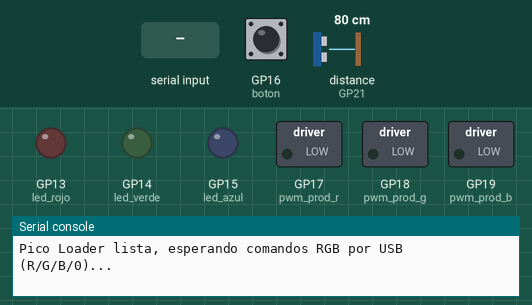
Simulated run of this program. Board: Raspberry Pi Pico running MicroPython. On the bench: switched loads named in the program (green lamp = pin HIGH), output pins drawn as LEDs (lit = HIGH), the last lines printed to the serial console. Dashed ring = blinking. The test bench sets the inputs (shaded band); at power-on: distance to the obstacle (sensor on GP21) 80 cm, GP16 (boton) HIGH. The echo pulse lasts 58.3 µs per cm; pins used as bus, display or sensor lines are not drawn.

Above: at 1.2 s.
1.3 s: distance to the obstacle (sensor on GP21) set to 12 cm
2.8 s: distance to the obstacle (sensor on GP21) set to 9 cm
At 2.99 s:
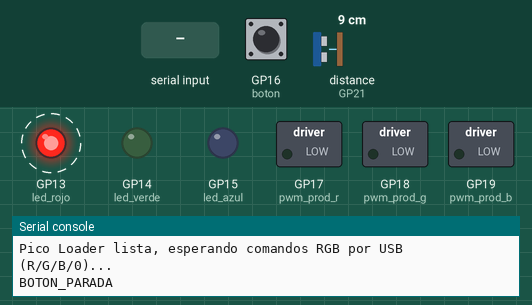
5.8 s: ", " typed at the serial console, then Enter
8.8 s: "PARADA" typed at the serial console, then Enter
11.8 s: "REARME" typed at the serial console, then Enter
At 12.54 s:
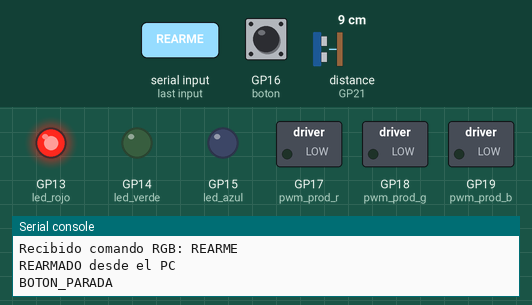
Timing chart, 0 to 15.8 s (numbered marks = the images above; inputs shaded):
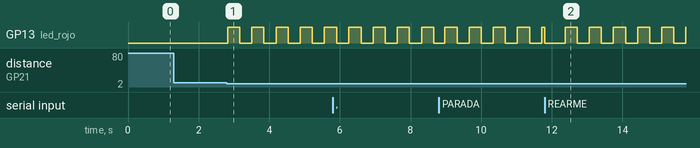

The program:

main.py
```python
# Version: 2026-09-11 20:20 -- Pico del LOADER (USB, sin wifi) + HC-SR04
import machine
import select
import sys
import time

# =====================================================================
# Pico del robot LOADER (sesion 2026-08-30): misma configuracion de LED
# que la Pico W del Sorter (Rasberry_Pi_Pico/main.py), pero esta placa NO
# tiene chip de wifi -- solo el cable USB con el que esta conectada al PC.
# Por eso, en vez de un servidor TCP, lee los comandos directamente del
# propio puerto serie USB (sys.stdin), que es el mismo cable por el que
# habla Thonny -- y para avisar AL PC (boton de parada, ver mas abajo) usa
# ese mismo cable en sentido contrario, con un print().
# =====================================================================
led_rojo = machine.Pin(13, machine.Pin.OUT)
led_verde = machine.Pin(14, machine.Pin.OUT)
led_azul = machine.Pin(15, machine.Pin.OUT)


def apagar_rgb():
    led_rojo.value(0)
    led_verde.value(0)
    led_azul.value(0)


apagar_rgb()

# =====================================================================
# LED "PRODUCTO" (sesion 2026-08-31, LED nuevo de 4 patas): segundo LED
# RGB fisico, independiente del de arriba (que se queda EXACTAMENTE
# igual -- indica "agarre en curso" con solo R/G/B/0). Este otro muestra
# el color del producto que se esta fabricando ahora, y usa PWM en vez
# de on/off para poder mostrar cualquier color (no solo los 3 basicos),
# de cara a productos futuros que no sean R/G/B puros. Pines GP17/18/19
# (sesion 2026-09-01: movidos desde 16/17/18 porque esta placa tiene
# ademas un boton fisico cableado en GP16, ver bloque de abajo).
PWM_FREQ = 1000
pwm_prod_r = machine.PWM(machine.Pin(17))
pwm_prod_g = machine.PWM(machine.Pin(18))
pwm_prod_b = machine.PWM(machine.Pin(19))
for _pwm in (pwm_prod_r, pwm_prod_g, pwm_prod_b):
    _pwm.freq(PWM_FREQ)


def set_led_producto(r, g, b):
    """r/g/b en 0-255, igual que cualquier color RGB de 8 bits por canal."""
    pwm_prod_r.duty_u16(int(max(0, min(255, r)) / 255 * 65535))
    pwm_prod_g.duty_u16(int(max(0, min(255, g)) / 255 * 65535))
    pwm_prod_b.duty_u16(int(max(0, min(255, b)) / 255 * 65535))


set_led_producto(0, 0, 0)

# =====================================================================
# BOTON PULSADOR DE PARADA DE EMERGENCIA (sesion 2026-09-01, segundo
# boton fisico del proyecto -- el otro es el de la Pico W del Sorter, ver
# robotica_panda_boton_parada en la memoria). Mismo cableado y mismo
# comportamiento que ese: un terminal a GPIO16, el otro a GND, pull-up
# interna (reposo=1, pulsado=0). Es una parada GLOBAL: para avisar al PC
# no hay wifi aqui, asi que en vez de abrir un socket se imprime una
# linea centinela por el mismo USB que ya usa el protocolo de comandos --
# led_publisher_usb.py la detecta y publica /emergency_stop, igual que
# button_listener.py hace con el aviso por TCP de la Pico W.
# =====================================================================
boton = machine.Pin(16, machine.Pin.IN, machine.Pin.PULL_UP)

boton_estado_anterior = 1
boton_ultimo_cambio_ms = time.ticks_ms()
DEBOUNCE_MS = 40  # tiempo minimo estable antes de aceptar la pulsacion como real

# Igual que en la Pico W: una vez pulsado, el rojo parpadea hasta REARME
# (por USB, comando REARME) o hasta reiniciar la Pico -- una parada de
# emergencia no deberia des-activarse sola. Mientras dura, se ignoran los
# comandos R/G/B/0 que lleguen por USB para no pisar el parpadeo (el LED
# de producto y el PROD: si se siguen aceptando, son informativos).
parada_activa = False
PARPADEO_MS = 300  # medio periodo: 300ms encendido, 300ms apagado
parpadeo_ultimo_cambio_ms = time.ticks_ms()
parpadeo_estado = False


def actualizar_parpadeo_parada():
    global parpadeo_ultimo_cambio_ms, parpadeo_estado
    ahora = time.ticks_ms()
    if time.ticks_diff(ahora, parpadeo_ultimo_cambio_ms) >= PARPADEO_MS:
        parpadeo_ultimo_cambio_ms = ahora
        parpadeo_estado = not parpadeo_estado
        led_verde.value(0)
        led_azul.value(0)
        led_rojo.value(1 if parpadeo_estado else 0)


def comprobar_boton():
    """Debounce simple por tiempo. Se llama una vez por vuelta del bucle
    principal (cada ~50ms, ver poller.poll mas abajo)."""
    global boton_estado_anterior, boton_ultimo_cambio_ms, parada_activa
    estado = boton.value()
    ahora = time.ticks_ms()
    if estado != boton_estado_anterior:
        if time.ticks_diff(ahora, boton_ultimo_cambio_ms) >= DEBOUNCE_MS:
            boton_estado_anterior = estado
            boton_ultimo_cambio_ms = ahora
            # "if not parada_activa" (sesion 2026-09-01, bug real visto en
            # vivo): este boton en concreto rebota/hace falso contacto
            # MUCHO mientras se mantiene pulsado -- sin este guard,
            # comprobar_boton() volvia a imprimir 'BOTON_PARADA' en cada
            # rebote, inundando el USB con mensajes solapados que
            # llegaban corruptos al puente (nunca una linea limpia). Con
            # el guard, solo se dispara UNA vez hasta el proximo REARME,
            # pase lo que pase con el ruido electrico mientras tanto.
            if estado == 0 and not parada_activa:  # flanco de bajada = pulsacion real (a GND)
                parada_activa = True
                apagar_rgb()  # corte local inmediato, no depende del PC
                print('BOTON_PARADA')  # linea centinela para led_publisher_usb.py
    else:
        boton_ultimo_cambio_ms = ahora


# =====================================================================
# HC-SR04 -- PARADA DE EMERGENCIA POR PROXIMIDAD (sesion 2026-09-11)
# =====================================================================
# Cableado: TRIG a GP20 (pata fisica 26, directo, 3.3V basta para
# disparar), ECHO a GP21 (pata fisica 27) a traves de un divisor
# resistivo 1k/2k2 que baja los 5V reales del ECHO a ~3.44V -- sin eso
# se frie el GPIO (ver Documentacion/cableado_hcsr04.html). Probado
# suelto con test_hcsr04.py antes de integrarlo aqui.
#
# Reutiliza EXACTAMENTE el mismo camino que el boton fisico (parada_activa
# + la linea centinela 'BOTON_PARADA'): led_publisher_usb.py ya la
# escucha y publica /emergency_stop, asi que no hace falta tocar nada
# fuera de esta Pico.
#
# Deliberadamente SIN debounce de varias lecturas seguidas (a diferencia
# del boton): una lectura ruidosa que dispare la parada de mas es
# molesta pero segura; esperar a confirmar el patron antes de parar no lo
# es. Si en la practica da falsos positivos, subir DISTANCIA_MIN_CM antes
# que anadir un filtro que retrase la parada real.
HCSR04_TRIG = machine.Pin(20, machine.Pin.OUT)
HCSR04_ECHO = machine.Pin(21, machine.Pin.IN)
HCSR04_TRIG.value(0)
DISTANCIA_MIN_CM = 10
HCSR04_TIMEOUT_US = 30000  # ~5m de alcance maximo


def medir_distancia_cm():
    HCSR04_TRIG.value(0)
    time.sleep_us(5)
    HCSR04_TRIG.value(1)
    time.sleep_us(10)
    HCSR04_TRIG.value(0)
    try:
        duracion_us = machine.time_pulse_us(HCSR04_ECHO, 1, HCSR04_TIMEOUT_US)
    except OSError:
        return None
    if duracion_us < 0:
        return None
    return duracion_us / 58.0


def comprobar_proximidad():
    """Se llama una vez por vuelta del bucle principal, igual que
    comprobar_boton(). None (sin eco, fuera de rango) no dispara nada."""
    global parada_activa
    if parada_activa:
        return
    distancia = medir_distancia_cm()
    if distancia is not None and distancia < DISTANCIA_MIN_CM:
        parada_activa = True
        apagar_rgb()  # corte local inmediato, no depende del PC
        print('BOTON_PARADA')  # misma linea centinela que el boton fisico


# =====================================================================
# LECTURA NO BLOQUEANTE DEL USB (sys.stdin) CON select.poll
# =====================================================================
# El mismo cable USB que usa Thonny para la consola/REPL sirve aqui como
# canal de datos: mientras este script corre, cualquier byte que llegue
# por USB pasa por sys.stdin. select.poll() con timeout permite comprobar
# "hay algo esperando" sin bloquear el bucle (igual que el socket no
# bloqueante de la Pico W). Para volver a programar esta Pico desde
# Thonny, basta pulsar "Stop/Restart" (Ctrl-C) como siempre -- eso
# interrumpe este bucle igual que interrumpiria cualquier otro script.
poller = select.poll()
poller.register(sys.stdin, select.POLLIN)

buffer_entrada = ''

print('Pico Loader lista, esperando comandos RGB por USB (R/G/B/0)...')

while True:
    comprobar_boton()
    comprobar_proximidad()
    if parada_activa:
        actualizar_parpadeo_parada()

    eventos = poller.poll(50)  # espera hasta 50ms, no bloquea si no llega nada
    if eventos:
        caracter = sys.stdin.read(1)
        if caracter in ('\n', '\r'):
            comando = buffer_entrada.strip().upper()
            buffer_entrada = ''
            if not comando:
                continue
            print('Recibido comando RGB:', comando)
            if comando == 'PARADA':
                # Parada pedida desde el PC (panel STOP, no el boton
                # fisico) -- mismo efecto que pulsarlo: parpadeo rojo
                # local. No hace falta el print centinela: el PC ya sabe
                # que ha mandado esto.
                if not parada_activa:
                    parada_activa = True
                    print('PARADA manual desde el PC')
            elif comando == 'REARME':
                # Unica forma de salir del parpadeo sin reiniciar la Pico,
                # igual que en la Pico W -- se acepta a proposito incluso
                # en parada.
                parada_activa = False
                apagar_rgb()
                print('REARMADO desde el PC')
            elif comando.startswith('PROD:'):
                try:
                    r, g, b = (int(v) for v in comando[len('PROD:'):].split(','))
                    set_led_producto(r, g, b)
                except (ValueError, TypeError):
                    print('Color de producto invalido (se esperaba PROD:r,g,b):', comando)
            elif parada_activa:
                # En parada, el rojo parpadeante manda -- ignoramos el
                # comando para no pisarlo con el color del cubo.
                print('(ignorado: en parada de emergencia)')
            elif comando == 'R':
                apagar_rgb()
                led_rojo.value(1)
            elif comando == 'G':
                apagar_rgb()
                led_verde.value(1)
            elif comando == 'B':
                apagar_rgb()
                led_azul.value(1)
            elif comando in ('0', 'APAGAR'):
                apagar_rgb()
            else:
                print('Comando no reconocido:', comando)
        else:
            buffer_entrada += caracter
```

Measured:
- the behaviour switches between 11 and 10 cm on distance to the obstacle (sensor on GP21) (found by bisection; images 0 and 1)
- after the input at 1.3 s, every drawn part: stays the same
- after the input at 2.8 s, GP13 (led_rojo): alternates HIGH for 0.34 s and LOW for 0.34 s, starting at once
